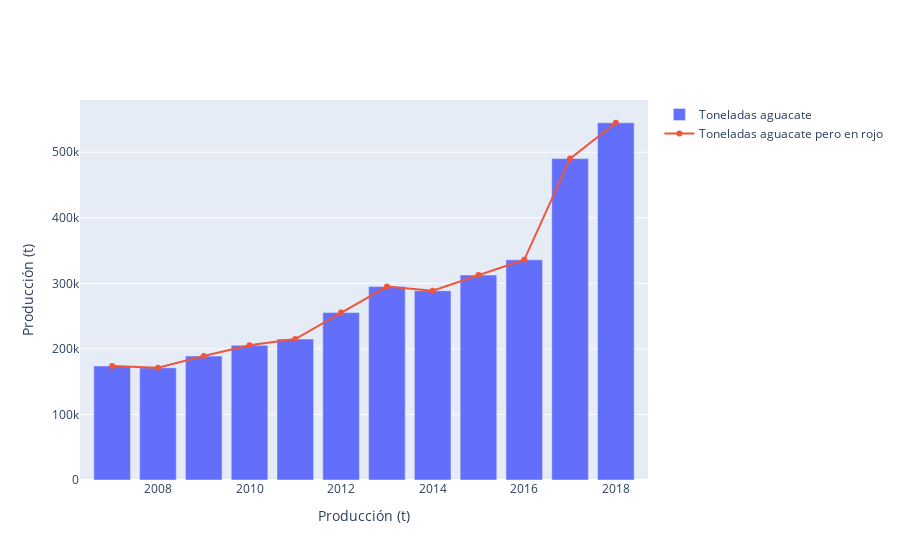

Notebook cell for this chart:
### Code cell
fig = go.Figure(
    data=[
        go.Bar(name='Toneladas aguacate', x=df["AÑO"], y=df["Producción(t)"], yaxis='y', offsetgroup=1),
        go.Scatter(name="Toneladas aguacate pero en rojo",x=df["AÑO"],y=df["Producción(t)"])
    ],
    layout={
        'xaxis': {'title': 'Años'},
        'yaxis': {'title': 'Producción (t)'},
    }
)

# Change the bar mode
fig.update_layout(barmode='group')
fig.show()

### Figure 1 — Plotly figure (JSON) as saved in the notebook; plotly's stock layout.template omitted (floating-point values rounded to 4 significant figures)
{"data": [{"name": "Toneladas aguacate", "offsetgroup": "1", "type": "bar", "x": [2007, 2008, 2009, 2010, 2011, 2012, 2013, 2014, 2015, 2016, 2017, 2018], "y": [173938, 171159, 189037, 205452, 214927, 255395, 295008, 288746, 312623, 335882, 490241, 544948], "yaxis": "y"}, {"name": "Toneladas aguacate pero en rojo", "type": "scatter", "x": [2007, 2008, 2009, 2010, 2011, 2012, 2013, 2014, 2015, 2016, 2017, 2018], "y": [173938, 171159, 189037, 205452, 214927, 255395, 295008, 288746, 312623, 335882, 490241, 544948]}], "layout": {"barmode": "group", "xaxis": {"title": {"text": "Producción (t)"}}, "yaxis": {"title": {"text": "Producción (t)"}}}}
